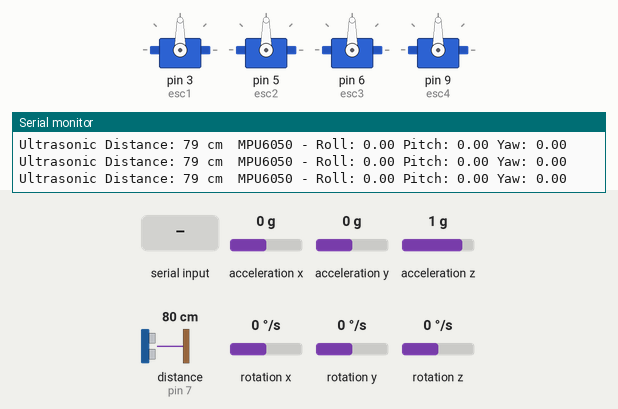
Simulated run of this sketch. Board: Arduino Uno, built with avr-gcc and run on an emulated ATmega328P. Shown: 4 × servo, the last lines printed to the serial monitor. Wiring (inferred from the names in the program): ultrasonic range finder: trigger pin 8; echo pin 7. The inputs (shaded band) are chosen by the test bench; at power-on: rotation z 0 °/s, acceleration x 0 g, acceleration y 0 g, acceleration z 1 g, distance to the obstacle (sensor on pin 7) 80 cm, rotation x 0 °/s, rotation y 0 °/s. The echo pulse lasts 58.3 µs per cm.

Above: at 1.2 s.
1.3 s: "A\n" received over Serial
At 2.6 s:
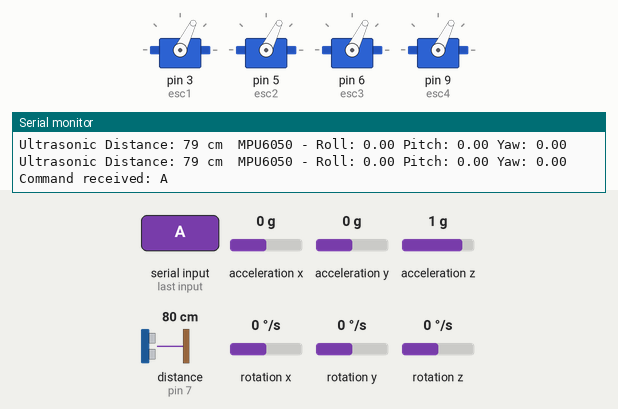
2.9 s: rotation z set to -2 °/s
At 5.4 s:
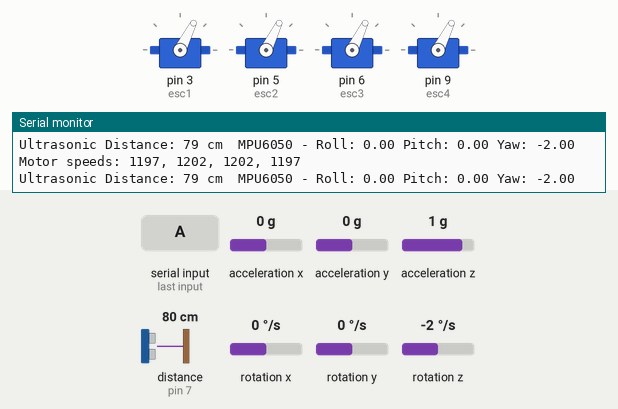
5.9 s: rotation z set to -192 °/s
At 7.3 s:
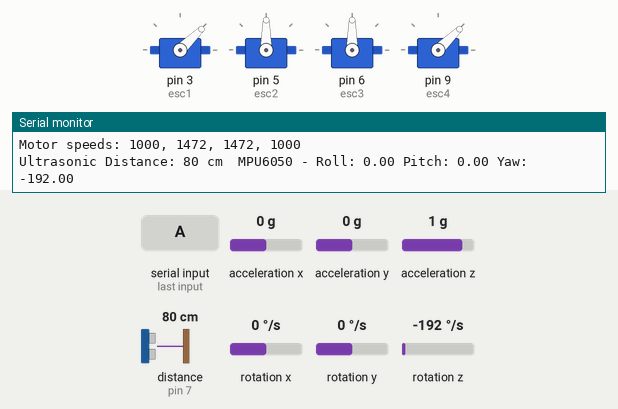
7.6 s: rotation z set to 0 °/s
At 9.0 s:
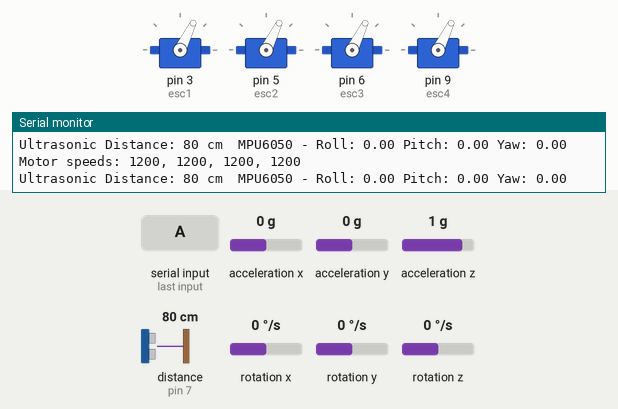
9.3 s: "S\n" received over Serial
At 10.3 s:
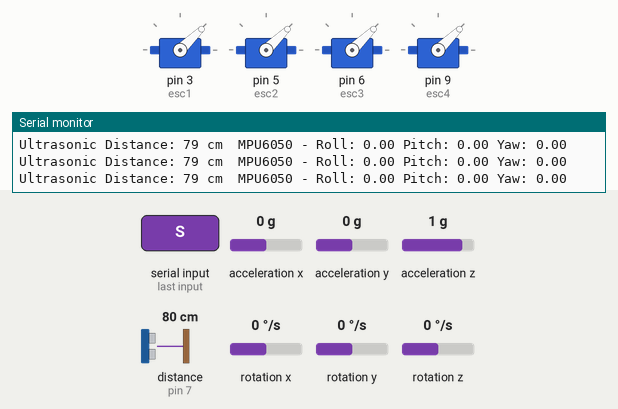
Timing chart, 0 to 12.3 s (numbered marks = the images above; inputs shaded):
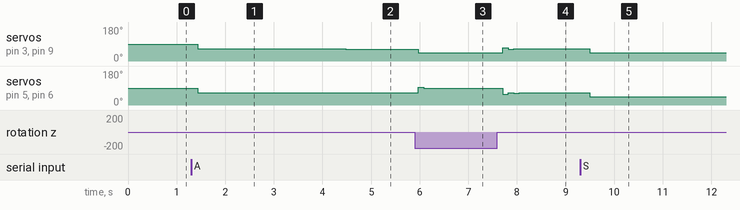

The sketch:

Final_Code_Drone.ino
```cpp
#include <Servo.h>
#include <Wire.h>
#include <MPU6050.h>

// Bluetooth RX/TX on pins 0 and 1 (hardware serial)
#define TX_PIN 0
#define RX_PIN 1

// Define the motors
Servo esc1, esc2, esc3, esc4;

// MPU6050 object
MPU6050 mpu;

// PID variables
float rollSetpoint = 0.0, pitchSetpoint = 0.0, yawSetpoint = 0.0; // Added yaw
float rollInput, pitchInput, yawInput;
float rollOutput = 0.0, pitchOutput = 0.0, yawOutput = 0.0; // Added yaw output
float kp_roll = 3.0, ki_roll = 1.5, kd_roll = 1;   // PID gains for roll
float kp_pitch = 3.0, ki_pitch = 1.5, kd_pitch = 1; // PID gains for pitch
float kp_yaw = 1.0, ki_yaw = 0.5, kd_yaw = 0.2;      // PID gains for yaw

// Base speed and throttle control
int baseSpeed1400 = 1200;
int baseSpeed2200 = 1200;
int throttle = 1200; // Initial throttle value

int motorSpeed[4];
bool motorsArmed = false;
char lastCommand = 'S';

// Ultrasonic sensor pins
#define TRIG_PIN 8
#define ECHO_PIN 7

// Variables for PID tuning
bool tuningMode = false;
char tuningAxis = ' '; // 'R' for roll, 'P' for pitch, 'Y' for yaw
float tuningStep = 0.1; // Step for increasing PID values
String inputString = "";

void setup() {
  // Initialize the motors
  esc1.attach(3);
  esc2.attach(5);
  esc3.attach(6);
  esc4.attach(9);

  // Initialize the serial communication for Bluetooth
  Serial.begin(9600);

  // Initialize the MPU6050
  Wire.begin();
  mpu.initialize();
  if (!mpu.testConnection()) {
    Serial.println("MPU6050 connection failed!");
    while (1);
  }

  // Initialize the ultrasonic sensor pins
  pinMode(TRIG_PIN, OUTPUT);
  pinMode(ECHO_PIN, INPUT);

  Serial.println("System ready. Waiting for Bluetooth commands...");
}

void loop() {
    // Handle Bluetooth communication
  if (Serial.available() > 0) {
    char inChar = Serial.read();
    if (inChar == '\n' || inChar == '\r') {  // Process the input
      if (tuningMode) {
        processTuningCommand(inputString);
      } else {
        processCommand(inputString.charAt(0));
      }
      inputString = "";
    } else if (inChar != ' ') { // Ignore spaces in the command
      inputString += inChar;
    }
  }

  // Read accelerometer and gyro data
  int16_t ax, ay, az, gx, gy, gz;
  mpu.getMotion6(&ax, &ay, &az, &gx, &gy, &gz);


  //Offsets ensure that the sensor outputs 0 for acceleration due to gravity when there's no movement or tilt.
  int16_t ax_offset = 0, ay_offset = 0, az_offset = 0;
  int16_t gx_offset = 0, gy_offset = 0, gz_offset = 0;

  // Calculate roll and pitch inputs with offsets
  rollInput = (float)(ax - ax_offset) / 16384.0;
  pitchInput = (float)(ay - ay_offset) / 16384.0;
  yawInput = (float)(gz - gz_offset) / 131.0 ;  // Gyro to degrees per second


  // Read the distance from the ultrasonic sensor
  long distance = readUltrasonicDistance();

  // Print sensor data and distance (for debugging)
  Serial.print("Ultrasonic Distance: ");
  Serial.print(distance);
  Serial.print(" cm\t");

  Serial.print("MPU6050 - Roll: ");
  Serial.print(rollInput);
  Serial.print(" Pitch: ");
  Serial.print(pitchInput);
  Serial.print(" Yaw: ");
  Serial.println(yawInput);


  // Update motors if armed
  if (motorsArmed) {
      calculatePID();
      updateMotors();
  }


  delay(50);
}

// Process Bluetooth commands
void processCommand(char command) {
  Serial.print("Command received: ");
  Serial.println(command);

  if (command == 'A') {
    armMotors();
    motorsArmed = true;
    lastCommand = 'S';
    Serial.println("Motors armed.");
  } else if (command == 'S') {
    disarmMotors();
    motorsArmed = false;
    lastCommand = 'S';
    Serial.println("Motors disarmed.");
  } else if (command == 'T') { // Enter tuning mode
    tuningMode = true;
    Serial.println("Entered tuning mode. Use 'R', 'P', 'Y' and '+', '-' to adjust PID values.");
  } else if (command == 'E') { // Exit tuning mode
      tuningMode = false;
      Serial.println("Exited tuning mode.");
   }else if (motorsArmed) {
      lastCommand = command;
      executeCommand(lastCommand);
    Serial.println("Command accepted.");
  } else {
    Serial.println("Motors are not armed. Please send 'A' to arm.");
  }
}

void processTuningCommand(String command) {
    Serial.print("Tuning command received: ");
    Serial.println(command);

  if (command.length() == 2) {
    tuningAxis = command.charAt(0);
    char operation = command.charAt(1);

      if(tuningAxis == 'R' || tuningAxis == 'P' || tuningAxis == 'Y'){
         if (operation == '+') {
            if(tuningAxis == 'R'){
                kp_roll += tuningStep;
            } else if (tuningAxis == 'P'){
                kp_pitch += tuningStep;
            } else if(tuningAxis == 'Y'){
                kp_yaw += tuningStep;
            }
            Serial.print("Increased "); Serial.print(tuningAxis); Serial.print(" gain: ");
        } else if (operation == '-') {
            if(tuningAxis == 'R'){
                kp_roll -= tuningStep;
            } else if (tuningAxis == 'P'){
                kp_pitch -= tuningStep;
            } else if(tuningAxis == 'Y'){
                kp_yaw -= tuningStep;
            }
            Serial.print("Decreased "); Serial.print(tuningAxis); Serial.print(" gain: ");
        }

    printPIDValues();
    }
  }
}

void printPIDValues(){
  Serial.print("Roll (kp, ki, kd): "); Serial.print(kp_roll); Serial.print(", "); Serial.print(ki_roll); Serial.print(", "); Serial.println(kd_roll);
  Serial.print("Pitch (kp, ki, kd): "); Serial.print(kp_pitch); Serial.print(", "); Serial.print(ki_pitch); Serial.print(", "); Serial.println(kd_pitch);
  Serial.print("Yaw (kp, ki, kd): "); Serial.print(kp_yaw); Serial.print(", "); Serial.print(ki_yaw); Serial.print(", "); Serial.println(kd_yaw);
}


// Arm motors
void armMotors() {
    throttle = 1200;
    motorSpeed[0] = throttle; // Motor 1
    motorSpeed[1] = throttle; // Motor 2
    motorSpeed[2] = throttle; // Motor 3
    motorSpeed[3] = throttle; // Motor 4

    esc1.writeMicroseconds(motorSpeed[0]);
    esc2.writeMicroseconds(motorSpeed[1]);
    esc3.writeMicroseconds(motorSpeed[2]);
    esc4.writeMicroseconds(motorSpeed[3]);

    delay(3000);
    Serial.println("Motors armed.");
}

// Disarm motors
void disarmMotors() {
    throttle = 1000;
  motorSpeed[0] = throttle; // Motor 1
  motorSpeed[1] = throttle; // Motor 2
  motorSpeed[2] = throttle; // Motor 3
  motorSpeed[3] = throttle; // Motor 4

    esc1.writeMicroseconds(motorSpeed[0]);
    esc2.writeMicroseconds(motorSpeed[1]);
    esc3.writeMicroseconds(motorSpeed[2]);
    esc4.writeMicroseconds(motorSpeed[3]);
    Serial.println("Motors disarmed.");
}

// Execute commands based on Bluetooth input
void executeCommand(char command) {
    switch (command) {
        case 'F': // Forward
            baseSpeed1400 = 1500;
            baseSpeed2200 = 1400;
            pitchSetpoint = 5.0;
            rollSetpoint = 0.0;
            Serial.println("Moving Forward");
            break;
        case 'B': // Backward
            baseSpeed1400 = 1300;
            baseSpeed2200 = 1300;
            pitchSetpoint = -5.0;
            rollSetpoint = 0.0;
            Serial.println("Moving Backward");
            break;
        case 'L': // Left
            baseSpeed1400 = 1350;
            baseSpeed2200 = 1350;
            rollSetpoint = -5.0;
             pitchSetpoint = 0.0;
            Serial.println("Turning Left");
            break;
        case 'R': // Right
            baseSpeed1400 = 1350;
            baseSpeed2200 = 1350;
            rollSetpoint = 5.0;
            pitchSetpoint = 0.0;
            Serial.println("Turning Right");
            break;
        case 'U': // Up
          throttle += 50;  // Increase throttle (you can modify the step)
          throttle = constrain(throttle, 1000, 2000);
          Serial.print("Increasing throttle, current throttle: "); Serial.println(throttle);
          break;
        case 'D': // Down
          throttle -= 50;  // Decrease throttle
          throttle = constrain(throttle, 1000, 2000);
          Serial.print("Decreasing throttle, current throttle: "); Serial.println(throttle);
          break;
        case 'S':
            baseSpeed1400 = 1200;
            baseSpeed2200 = 1200;
            rollSetpoint = 0.0;
            pitchSetpoint = 0.0;
          Serial.println("Stopping");
          break;
        default:
            break;
        }
}

// Calculate PID for stabilization
void calculatePID() {
    float rollError = rollSetpoint - rollInput;
    float pitchError = pitchSetpoint - pitchInput;
    float yawError = yawSetpoint - yawInput;

    // Calculate the PID outputs for each axis
    rollOutput = kp_roll * rollError + ki_roll * rollError + kd_roll * (rollError - rollOutput);
    pitchOutput = kp_pitch * pitchError + ki_pitch * pitchError + kd_pitch * (pitchError - pitchOutput);
    yawOutput = kp_yaw * yawError + ki_yaw * yawError + kd_yaw * (yawError - yawOutput);
}


// Update motor speeds based on PID output
void updateMotors() {
  // Adjust motor speeds based on the calculated PID output
  motorSpeed[0] = constrain(throttle + rollOutput + pitchOutput - yawOutput, 1000, 2000); // Motor 1 (assume 1400kv)
  motorSpeed[1] = constrain(throttle - rollOutput + pitchOutput + yawOutput, 1000, 2000); // Motor 2  (assume 1400kv)
  motorSpeed[2] = constrain(throttle + rollOutput - pitchOutput + yawOutput, 1000, 2000); // Motor 3 (assume 2200kv)
  motorSpeed[3] = constrain(throttle - rollOutput - pitchOutput - yawOutput, 1000, 2000); // Motor 4 (assume 2200kv)

  // Send speeds to motors
  esc1.writeMicroseconds(motorSpeed[0]);
  esc2.writeMicroseconds(motorSpeed[1]);
  esc3.writeMicroseconds(motorSpeed[2]);
  esc4.writeMicroseconds(motorSpeed[3]);

  // Print motor speeds to serial monitor for debugging
  Serial.print("Motor speeds: ");
  Serial.print(motorSpeed[0]); Serial.print(", ");
  Serial.print(motorSpeed[1]); Serial.print(", ");
  Serial.print(motorSpeed[2]); Serial.print(", ");
  Serial.println(motorSpeed[3]);

}


// Function to read the ultrasonic sensor
long readUltrasonicDistance() {
  digitalWrite(TRIG_PIN, LOW);
  delayMicroseconds(2);
  digitalWrite(TRIG_PIN, HIGH);
  delayMicroseconds(10);
  digitalWrite(TRIG_PIN, LOW);

  long duration = pulseIn(ECHO_PIN, HIGH);
  long distance = duration / 58.2;
  return distance;
}
```

Measured:
- after the input at 1.3 s, servo on pin 3 (esc1), servo on pin 5 (esc2), servo on pin 6 (esc3), servo on pin 9 (esc4): 90° → 64° after 0.14 s
- after the input at 2.9 s, servo on pin 3 (esc1), servo on pin 9 (esc4): 64° → 63° after 1.6 s
- after the input at 5.9 s, servo on pin 3 (esc1), servo on pin 9 (esc4): 63° → 44° after 0.07 s; servo on pin 5 (esc2), servo on pin 6 (esc3): 64° → 95° after 0.07 s, → 89° 0.12 s later, → 90° 0.12 s later
- after the input at 7.6 s, servo on pin 3 (esc1), servo on pin 9 (esc4): 44° → 69° after 0.11 s, → 63° 0.11 s later, → 64° 0.11 s later; servo on pin 5 (esc2), servo on pin 6 (esc3): 90° → 58° after 0.11 s, → 65° 0.11 s later, → 63° 0.11 s later, → 64° 0.11 s later
- after the input at 9.3 s, servo on pin 3 (esc1), servo on pin 5 (esc2), servo on pin 6 (esc3), servo on pin 9 (esc4): 64° → 44° after 0.20 s
